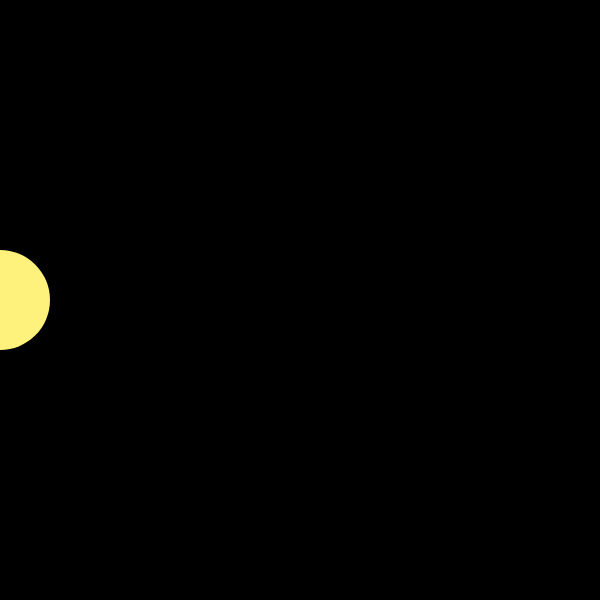
Frame 1 (no input)
Frame 60 (no input): identical to frame 1, image omitted
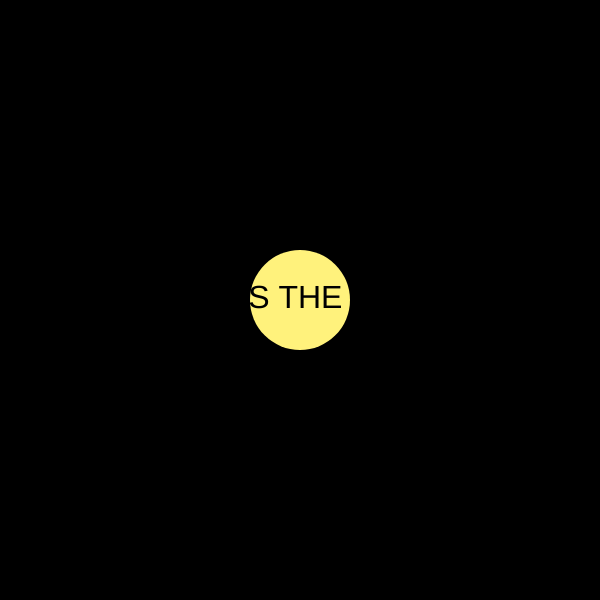
Frame 120 (the mouse pressed at the canvas centre since frame 60)

The p5.js sketch that drew these frames (run headless with seeded random() and noise() and a simulated clock; from frame 60 on, the mouse is pressed at the canvas centre):

// p5.js sketch
// ── sketch.js
function setup() {
  createCanvas(600, 600);
  noStroke();
}

function draw() {
  background(0);
  fill(255, 242, 124);
  ellipse(mouseX, height/2, 100, 100);
  fill(0);
  textSize(32);
  text("DARK WAS THE NIGHT", 100, height/1.95);
}

// ── sketchstyle.css
p, h1 {
    font-family: "Arial", Times, serif;
}

body {
  padding: 10px;
  margin-top: 5px;
  margin-left: 20px;
}
